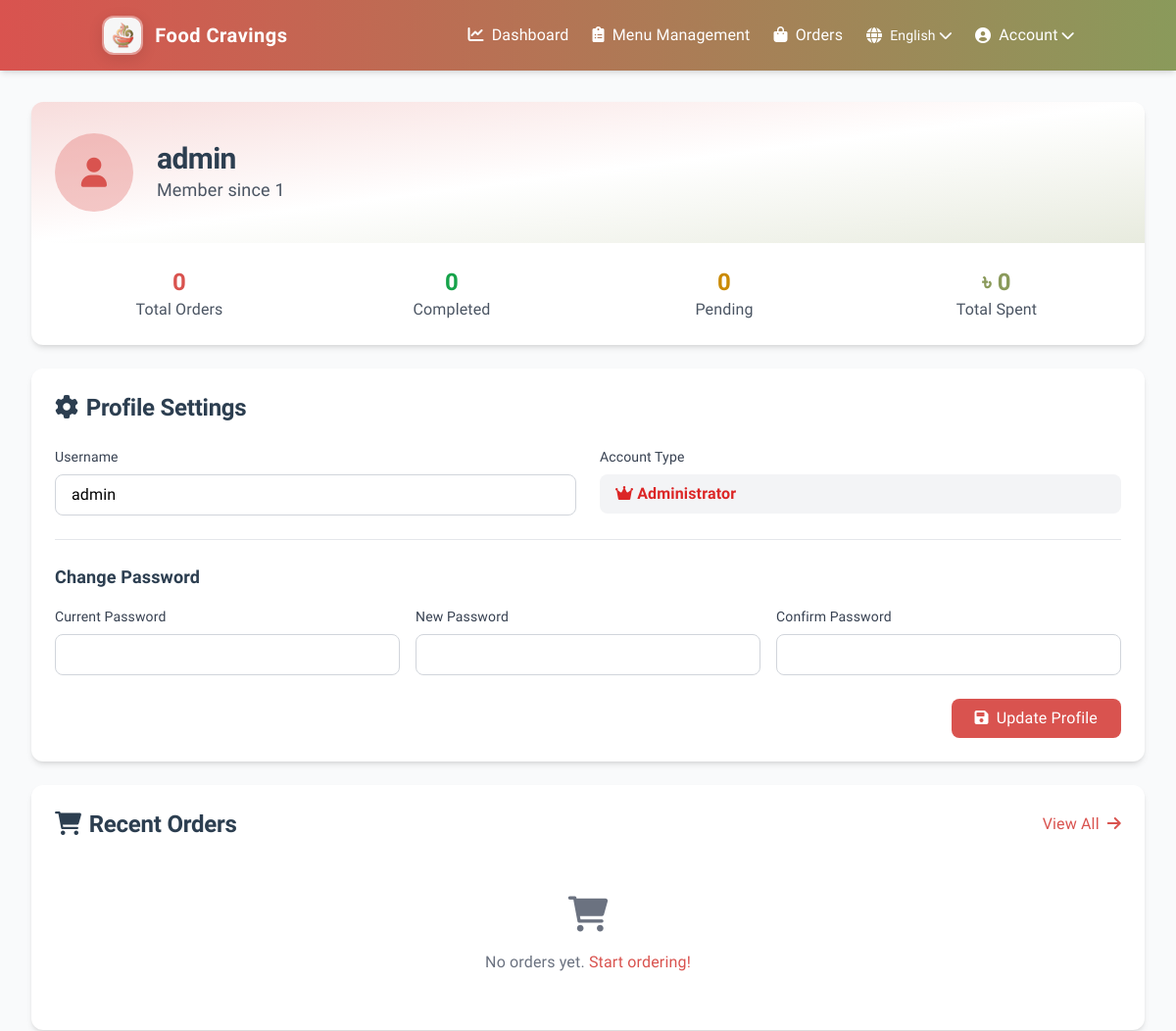
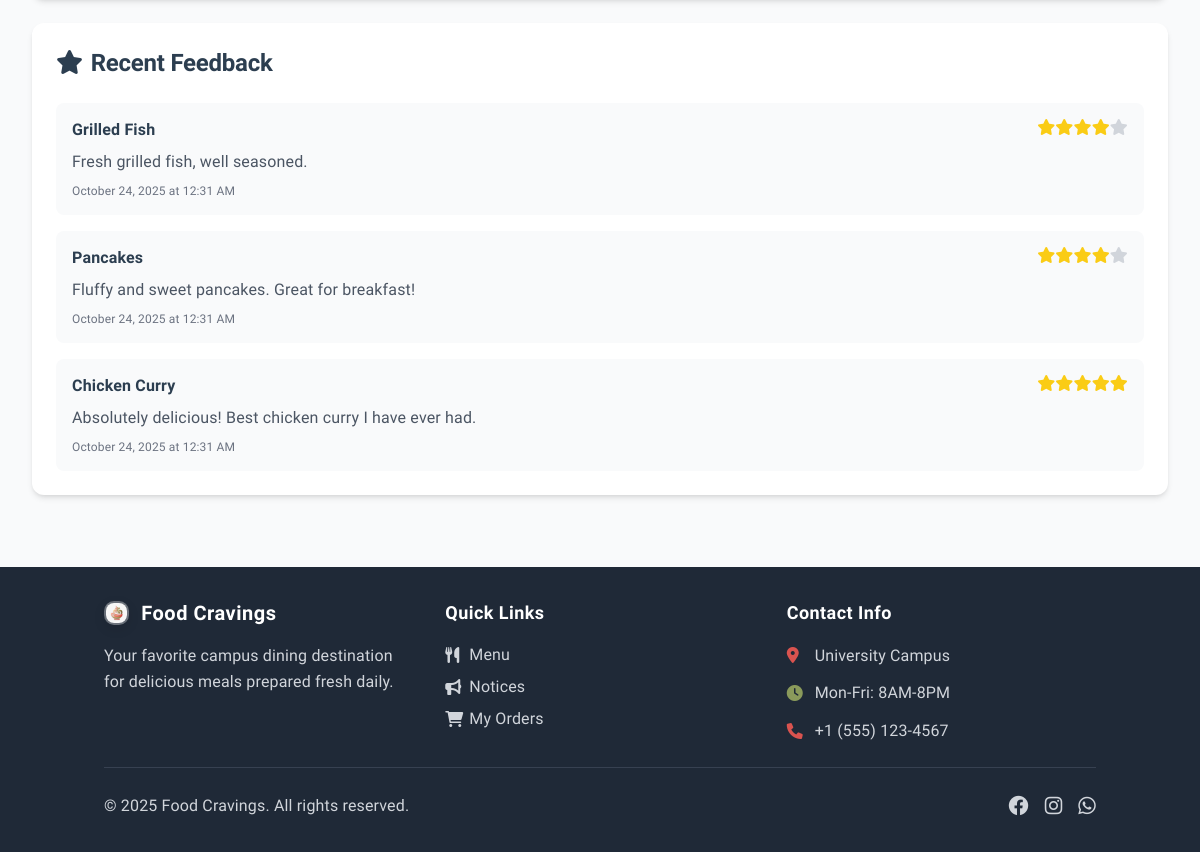
The app's page /profile (signed in) with its own data (2 pictures, top to bottom).
### app.py (models this page shows)
class User(db.Model):
    id = db.Column(db.Integer, primary_key=True)
    username = db.Column(db.String(80), unique=True, nullable=False)
    password = db.Column(db.String(120), nullable=False)
    is_admin = db.Column(db.Boolean, default=False)
    orders = db.relationship('Order', backref='user', lazy=True)
    feedback = db.relationship('Feedback', backref='user', lazy=True)

class Feedback(db.Model):
    id = db.Column(db.Integer, primary_key=True)
    user_id = db.Column(db.Integer, db.ForeignKey('user.id'), nullable=False)
    item_id = db.Column(db.Integer, db.ForeignKey('menu_item.id'), nullable=False)
    rating = db.Column(db.Integer, nullable=False)  # 1-5 stars
    comment = db.Column(db.Text)
    timestamp = db.Column(db.DateTime, default=datetime.utcnow)

class MenuItem(db.Model):
    id = db.Column(db.Integer, primary_key=True)
    name = db.Column(db.String(100), nullable=False)
    description = db.Column(db.Text)
    price = db.Column(db.Float, nullable=False)
    image_path = db.Column(db.String(200))
    shift = db.Column(db.String(20), nullable=False)  # breakfast, lunch, supper, dinner
    available = db.Column(db.Boolean, default=True)
    feedbacks = db.relationship('Feedback', backref='menu_item', lazy=True)

### app.py (the view)
@app.route('/profile')
@login_required
def profile():
    user = User.query.get(session['user_id'])
    if not user:
        flash('User not found.')
        return redirect(url_for('login'))
    total_orders = Order.query.filter_by(user_id=user.id).count()
    completed_orders = Order.query.filter_by(user_id=user.id, status='completed').count()
    pending_orders = Order.query.filter_by(user_id=user.id, status='pending').count()
    recent_orders = Order.query.filter_by(user_id=user.id)\
        .options(db.joinedload('order_items'))\
        .order_by(Order.timestamp.desc())\
        .limit(10).all()
    user_feedback = Feedback.query.filter_by(user_id=user.id)\
        .options(db.joinedload('menu_item'))\
        .order_by(Feedback.timestamp.desc())\
        .limit(5).all()
    total_spent = db.session.query(db.func.sum(OrderItem.quantity * OrderItem.unit_price))\
        .select_from(OrderItem)\
        .join(Order, Order.id == OrderItem.order_id)\
        .filter(Order.user_id == user.id, Order.status == 'completed')\
        .scalar() or 0
    return render_template('profile.html',
                         user=user,
                         total_orders=total_orders,
                         completed_orders=completed_orders,
                         pending_orders=pending_orders,
                         recent_orders=recent_orders,
                         user_feedback=user_feedback,
                         total_spent=total_spent)

### app.py (called while the page is built)
@babel.localeselector
def get_locale():
    if 'language' in session:
        return session['language']
    if request.args.get('lang'):
        session['language'] = request.args.get('lang')
        return session['language']
    return request.accept_languages.best_match(app.config['LANGUAGES'].keys()) or app.config['BABEL_DEFAULT_LOCALE']

@app.context_processor
def inject_conf_vars():
    return {
        'LANGUAGES': app.config['LANGUAGES'],
        'CURRENT_LANGUAGE': session.get('language', get_locale()),
        '_': gettext
    }

@app.context_processor
def inject_cart_count():
    if 'user_id' in session:
        cart_count = Cart.query.filter_by(user_id=session['user_id']).count()
        return {'cart_count': cart_count}
    return {'cart_count': 0}

def login_required(f):
    @wraps(f)
    def decorated_function(*args, **kwargs):
        if 'user_id' not in session:
            flash('Please login first.')
            return redirect(url_for('login'))
        return f(*args, **kwargs)
    return decorated_function

### templates/profile.html (shortened to what this page needs)
{% extends "base.html" %}
{% block content %}
<div class="space-y-6">
    <div class="bg-white rounded-xl shadow-md overflow-hidden">
        <div class="bg-gradient-to-br from-[#D9534F]/20 via-white to-[#8A9A5B]/20 px-6 py-8">
            <div class="flex flex-col sm:flex-row sm:items-center space-y-4 sm:space-y-0 sm:space-x-6">
                <div class="flex items-center space-x-4">
                    <div class="w-20 h-20 bg-[#D9534F]/30 rounded-full flex items-center justify-center">
                        <i class="fas fa-user text-[#D9534F] text-3xl"></i>
                    </div>
                </div>
                <div class="text-dark">
                    <h1 class="text-3xl font-bold">{{ user.username }}</h1>
                    <p class="text-lg text-gray-600">Member since {{ user.id }}</p>
                </div>
            </div>
        </div>
        <div class="p-6">
            <div class="grid grid-cols-2 md:grid-cols-4 gap-6">
                <div class="text-center">
                    <div class="text-2xl font-bold text-[#D9534F]">{{ total_orders }}</div>
                    <div class="text-gray-600">Total Orders</div>
                </div>
                <div class="text-center">
                    <div class="text-2xl font-bold text-green-600">{{ completed_orders }}</div>
                    <div class="text-gray-600">Completed</div>
                </div>
                <div class="text-center">
                    <div class="text-2xl font-bold text-yellow-600">{{ pending_orders }}</div>
                    <div class="text-gray-600">Pending</div>
                </div>
                <div class="text-center">
                    <div class="text-2xl font-bold text-secondary">৳&nbsp;{{ total_spent|int }}</div>
                    <div class="text-gray-600">Total Spent</div>
                </div>
            </div>
        </div>
    </div>
    <div class="bg-white rounded-xl shadow-md p-6">
        <h2 class="text-2xl font-semibold text-dark mb-6">
            <i class="fas fa-cog mr-2"></i>Profile Settings
        </h2>
        <form method="POST" action="/profile/update" class="space-y-6">
            <div class="grid grid-cols-1 md:grid-cols-2 gap-6">
                <div>
                    <label for="username" class="block text-sm font-medium text-gray-700 mb-2">Username</label>
                    <input type="text" id="username" name="username" value="{{ user.username }}"
                           class="w-full px-4 py-2 border border-gray-300 rounded-lg focus:ring-2 focus:ring-primary focus:border-transparent">
                </div>
                <div>
                    <label class="block text-sm font-medium text-gray-700 mb-2">Account Type</label>
                    <div class="px-4 py-2 bg-gray-100 rounded-lg">
                        {% if user.is_admin %}
                            <span class="text-red-600 font-semibold">
                                <i class="fas fa-crown mr-1"></i>Administrator
                            </span>
                        {% else %}
                            <span class="text-blue-600 font-semibold">
                                <i class="fas fa-user mr-1"></i>Regular User
                            </span>
                        {% endif %}
                    </div>
                </div>
            </div>
            <div class="border-t pt-6">
                <h3 class="text-lg font-semibold text-dark mb-4">Change Password</h3>
                <div class="grid grid-cols-1 md:grid-cols-3 gap-4">
                    <div>
                        <label for="current_password" class="block text-sm font-medium text-gray-700 mb-2">Current Password</label>
                        <input type="password" id="current_password" name="current_password"
                               class="w-full px-4 py-2 border border-gray-300 rounded-lg focus:ring-2 focus:ring-primary focus:border-transparent">
                    </div>
                    <div>
                        <label for="new_password" class="block text-sm font-medium text-gray-700 mb-2">New Password</label>
                        <input type="password" id="new_password" name="new_password"
                               class="w-full px-4 py-2 border border-gray-300 rounded-lg focus:ring-2 focus:ring-primary focus:border-transparent">
                    </div>
                    <div>
                        <label for="confirm_password" class="block text-sm font-medium text-gray-700 mb-2">Confirm Password</label>
                        <input type="password" id="confirm_password" name="confirm_password"
                               class="w-full px-4 py-2 border border-gray-300 rounded-lg focus:ring-2 focus:ring-primary focus:border-transparent">
                    </div>
                </div>
            </div>
            <div class="flex justify-end">
                <button type="submit" class="bg-primary text-white px-6 py-2 rounded-lg hover:bg-opacity-90 transition-colors">
                    <i class="fas fa-save mr-2"></i>Update Profile
                </button>
            </div>
        </form>
    </div>
    <div class="bg-white rounded-xl shadow-md p-6">
        <div class="flex justify-between items-center mb-6">
            <h2 class="text-2xl font-semibold text-dark">
                <i class="fas fa-shopping-cart mr-2"></i>Recent Orders
            </h2>
            <a href="/orders" class="text-primary hover:text-primary-dark transition-colors">
                View All <i class="fas fa-arrow-right ml-1"></i>
            </a>
        </div>
        {% if recent_orders %}
            <div class="space-y-4">
                {% for order in recent_orders %}
                    <div class="flex items-center justify-between p-4 bg-gray-50 rounded-lg">
                        <div class="flex items-center space-x-4">
                            <div class="w-12 h-12 bg-primary bg-opacity-10 rounded-lg flex items-center justify-center">
                                <i class="fas fa-utensils text-primary"></i>
                            </div>
                            <div>
                                <h3 class="font-semibold text-dark">Order #{{ order.id }}</h3>
                                <p class="text-sm text-gray-600">
                                    {{ order.order_items|length }} item(s) •
                                    ৳&nbsp;{{ order.total_amount|int }}
                                </p>
                                <p class="text-xs text-gray-500">
                                    {{ order.timestamp.strftime('%B %d, %Y at %I:%M %p') }}
                                </p>
                            </div>
                        </div>
                        <div class="text-right">
                            <span class="px-3 py-1 rounded-full text-sm font-medium
                                {% if order.status == 'completed' %}bg-green-100 text-green-800
                                {% elif order.status == 'pending' %}bg-yellow-100 text-yellow-800
                                {% else %}bg-red-100 text-red-800{% endif %}">
                                {{ order.status.title() }}
                            </span>
                        </div>
                    </div>
                {% endfor %}
            </div>
        {% else %}
            <div class="text-center py-8 text-gray-500">
                <i class="fas fa-shopping-cart text-4xl mb-4"></i>
                <p>No orders yet. <a href="/menu" class="text-primary hover:underline">Start ordering!</a></p>
            </div>
        {% endif %}
    </div>
    {% if user_feedback %}
        <div class="bg-white rounded-xl shadow-md p-6">
            <h2 class="text-2xl font-semibold text-dark mb-6">
                <i class="fas fa-star mr-2"></i>Recent Feedback
            </h2>
            <div class="space-y-4">
                {% for feedback in user_feedback %}
                    <div class="p-4 bg-gray-50 rounded-lg">
                        <div class="flex items-start justify-between mb-2">
                            <h3 class="font-semibold text-dark">{{ feedback.menu_item.name }}</h3>
                            <div class="flex items-center">
                                {% for i in range(5) %}
                                    <i class="fas fa-star {% if i < feedback.rating %}text-yellow-400{% else %}text-gray-300{% endif %}"></i>
                                {% endfor %}
                            </div>
                        </div>
                        {% if feedback.comment %}
                            <p class="text-gray-600 mb-2">{{ feedback.comment }}</p>
                        {% endif %}
                        <p class="text-xs text-gray-500">
                            {{ feedback.timestamp.strftime('%B %d, %Y at %I:%M %p') }}
                        </p>
                    </div>
                {% endfor %}
            </div>
        </div>
    {% endif %}
</div>
{% endblock %}

### templates/base.html (style rules this page uses)
body { font-size: 16px; line-height: 1.6; letter-spacing: 0.01em; }
h1 { font-size: 2.5rem; line-height: 1.2; font-weight: 700; letter-spacing: -0.02em; }
h2 { font-size: 2rem; line-height: 1.3; font-weight: 600; letter-spacing: -0.01em; }
h3 { font-size: 1.5rem; line-height: 1.4; font-weight: 600; }
p { font-size: 1rem; line-height: 1.6; font-weight: 400; }
.text-sm { font-size: 0.95rem; line-height: 1.5; }
.text-xs { font-size: 0.85rem; line-height: 1.4; }
button, .btn { font-size: 1rem; font-weight: 500; letter-spacing: 0.02em; }
label { font-size: 0.95rem; font-weight: 500; letter-spacing: 0.01em; }
input, textarea, select { font-size: 1rem; line-height: 1.5; }
.space-y-6 > * + * { margin-top: 1.75rem; }
.space-y-4 > * + * { margin-top: 1.25rem; }

### records on screen
User: username "admin", id "1"
Feedback: menu_item.name "Grilled Fish", rating 4 (drawn), comment "Fresh grilled fish, well seasoned.", timestamp "October 24, 2025 at 12:31 AM"
Feedback: menu_item.name "Pancakes", rating 4 (drawn), comment "Fluffy and sweet pancakes. Great for breakfast!", timestamp "October 24, 2025 at 12:31 AM"
Feedback: menu_item.name "Chicken Curry", rating 5 (drawn), comment "Absolutely delicious! Best chicken curry I have ever had.", timestamp "October 24, 2025 at 12:31 AM"

### other values on screen
{{ LANGUAGES[CURRENT_LANGUAGE] }} "English"
{{ total_orders }} "0"
{{ completed_orders }} "0"
{{ pending_orders }} "0"
{{ total_spent|int }} "0"
